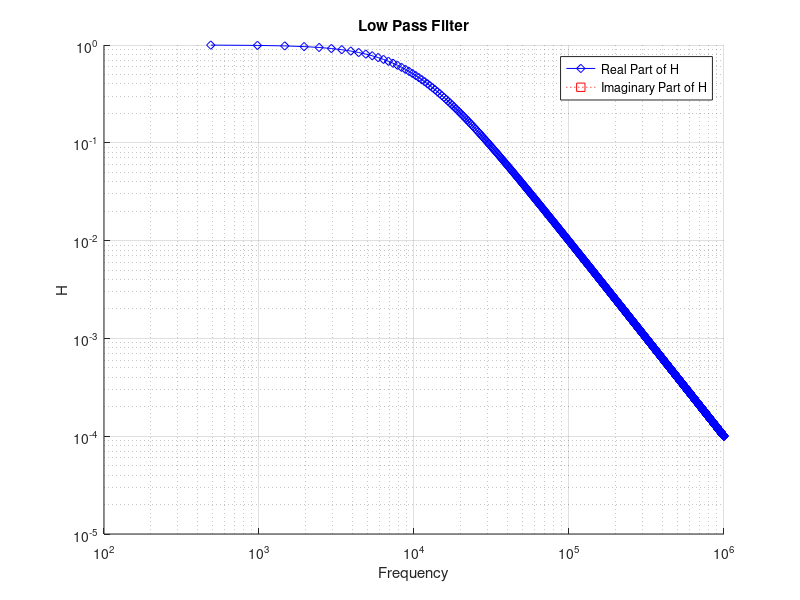
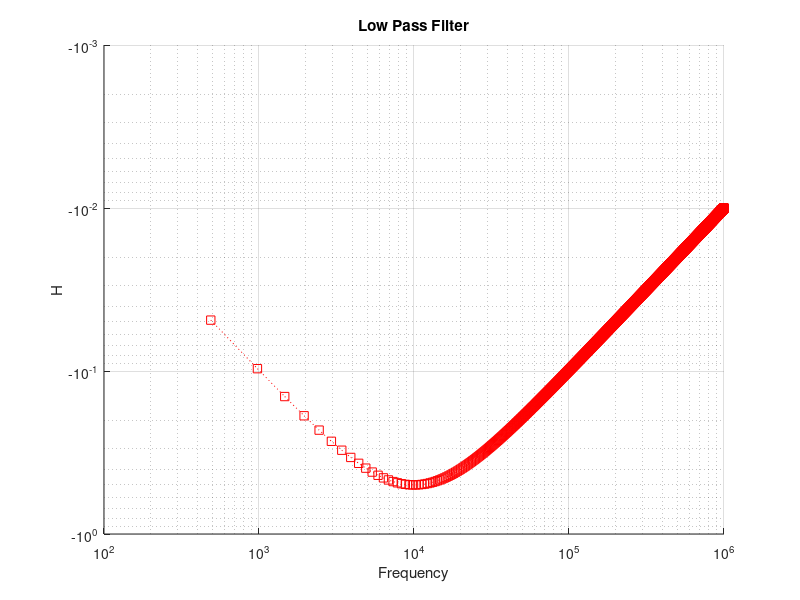
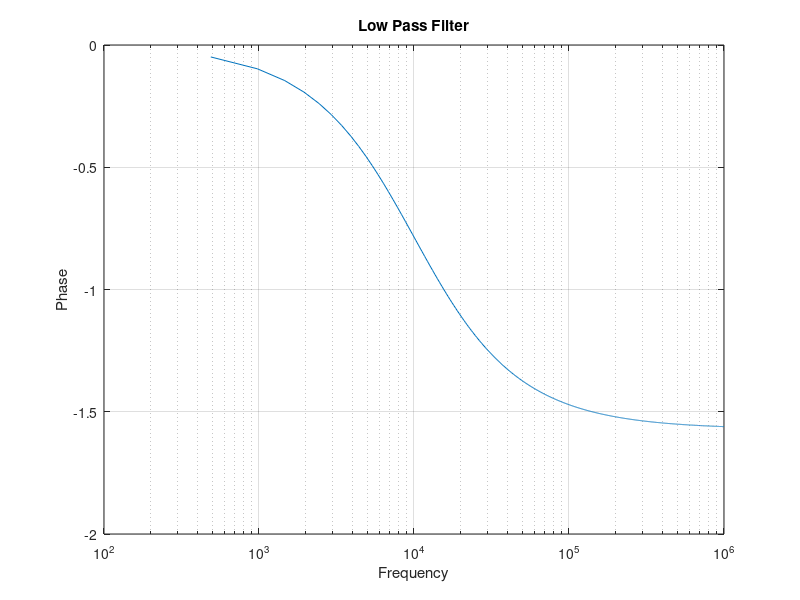

The MATLAB script that drew these images, in order:
clear all;
close all;

fig=0
fg=1e4;
freq=linspace(0,1e6,2048);
Hre=1./(1.+(freq./fg).^2);

Him=(-(freq./fg))./(1.+(freq./fg).^2);

F=atan(-(freq./fg));

fig++;
figure(fig)
hold on
#semilogx(freq,Hre);
#semilogx(freq,Him);
loglog(freq,Hre,"-db");
loglog(freq,Him,":sr");
hold off
grid on;
title("Low Pass Filter");
xlabel("Frequency");
ylabel("H");
legend("Real Part of H","Imaginary Part of H");

fig++;
figure(fig)
hold on
#loglog(freq,Hre,"-db");
loglog(freq,Him,":sr");
hold off
grid on;
title("Low Pass Filter");
xlabel("Frequency");
ylabel("H");
#legend("Real Part of H","Imaginary Part of H");

fig++;
figure(fig)
#loglog(freq,F);
semilogx(freq,F);
hold off
grid on;
title("Low Pass Filter");
xlabel("Frequency");
ylabel("Phase");